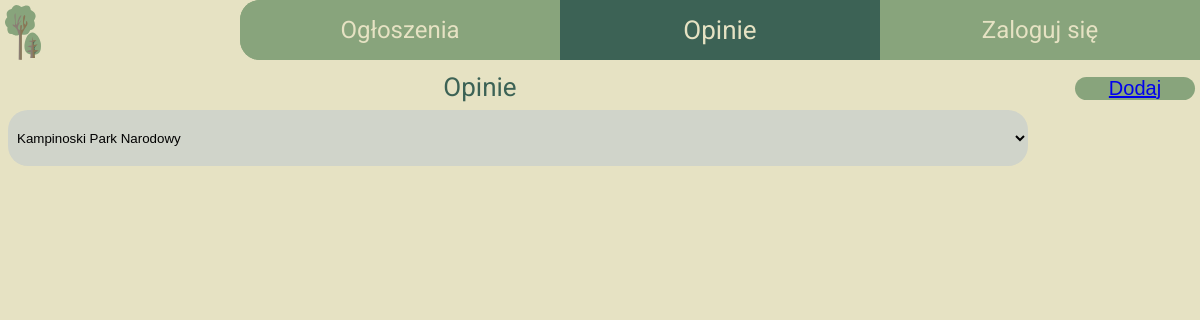
/opinie.php, run on an earlier commit of the app's database.
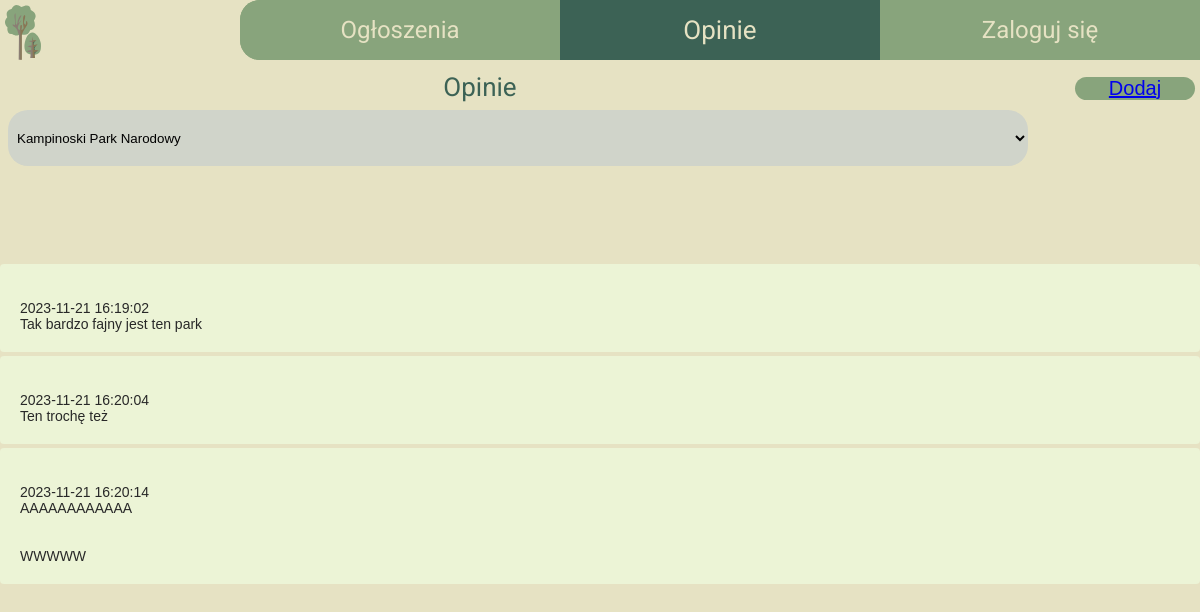
And on a later commit of the database.
### tables this page shows
CREATE TABLE `opinie` (
  `id` int(11) NOT NULL,
  `id_park` int(11) NOT NULL,
  `id_user` int(11) DEFAULT NULL,
  `opinia` text NOT NULL,
  `user` text DEFAULT NULL,
  `date` datetime NOT NULL
);

### opinie.php (the view, shortened to what this page needs)
<?php
function getOpinia($conn){
    $sql = "SELECT * FROM opinie inner join park on park.id = opinie.id_park";
    $result = $conn->query($sql);
    while($row = $result->fetch_assoc()){
      echo "<div class='opiniaa'><p>";
      echo $row['user']."<br>";
      echo $row['date']."<br>";
      echo nl2br($row['opinia']);
      echo "</p></div>";
    }
}
?>
<!DOCTYPE html>
<html lang="en">
  <head>
    <link rel="stylesheet" type="text/css" href="style.css" />
    <link rel="stylesheet" type="text/css" href="style_opinie.css" />
    <link rel="stylesheet" type="text/css" href="style_opinie_dodaj.css" />
  </head>
  <body>
    <a href="index.html"><img class="logo" src="svg/logo.svg" /></a>
    <div class="menu">
      <ul>
        <li class="ogloszenia"><a href="ogloszenia.html">Ogłoszenia</a></li>
        <li class="opinie"><a href="opinie.php">Opinie</a></li>
        <li class="logowanie"><a href="logowanie.html">Zaloguj się</a></li>
      </ul>
    </div>
    <div class="srodek">
      <div class="lewy">
        <div class="pasek_gora">
          <p>Opinie</p>
          <button class="dodaj">
            <a href="opiniee_dodaj.php">Dodaj</a>
          </button>
          <div>
           <select id="drop" name="park">
                  <?php
                        include('polaczenie.php');
                        $parki = mysqli_query($conn, "SELECT * from park");
                        while($c = mysqli_fetch_array($parki)){
                      ?>
                      <option value="<?php echo $c['id'] ?>"><?php echo $c['name']?></option>
                 <?php }?>
              </select>
          </div>
        </div>
      </div>
    </div>
<br></br>
<br></br>
<br></br>
<br></br>
<?php getOpinia($conn); ?>
  </body>
</html>

### style.css (style rules this page uses)
* { margin: 0; padding: 0; box-sizing: border-box; }
body { font-family: "Roboto", sans-serif; font-size: 24px; background-color: #e6e2c3; }
div { position: relative; text-align: center; }
div.menu { width: 100vw; height: 5vh; text-align: center; color: #e6e2c3; text-transform: none; }
div.menu ul { position: absolute; background-color: #88a47c; border-top-left-radius: 20px; border-bottom-left-radius: 20px; width: 80vw; list-style: none; right: 0%; }
div.menu li { background-color: #88a47c; line-height: 5vw; width: calc((100% / 3)); float: left; }
div.menu li:last-child { border-right: none; }
div.menu li:nth-child(1) { border-top-left-radius: 20px; border-bottom-left-radius: 20px; }
div.menu a { color: #e6e2c3; text-decoration: none; }
div.srodek { position: absolute; top: 6vw; }
div.lewy { text-align: center; width: 50vw; float: left; }
img.logo { position: absolute; height: calc(5vw - 5px); margin: 5px 0 0 5px; }

### style_opinie.css (style rules this page uses)
button.dodaj { float: right; margin: 5px; width: 10vw; font-size: 20px; background-color: #88a47c; border: #88a47c; color: #e6e2c3; border-radius: 20px; }
div.pasek_gora { width: 100vw; height: 5vw; text-align: center; }
div.pasek_gora p { font-size: 26px; color: #3c6255; text-align: center; float: left; width: 80vw; }
div.menu li.opinie { font-size: 26px; background-color: #3c6255; }
div.opiniaa { width: 100vw; padding: 20px; margin-bottom: 4px; background-color: #ECF4D6; border-radius: 4px; text-align: left; }
div.opiniaa { font-family: arial; font-size: 14px; line-height: 16px; color: #282828; font-weight: 100; }

### style_opinie_dodaj.css (style rules this page uses)
#drop, #wyszukaj, #opis { float: left; background-color: #d0d4ca; margin: 8px; padding: 5px; width: 85vw; height: 3vw; border: #d0d4ca; border-radius: 20px; }
#drop { height: 7vh; }

What changed in the data, as far as the page shows it:
added opinie: date "2023-11-21 16:19:02", opinia "Tak bardzo fajny jest ten park"
added opinie: date "2023-11-21 16:20:04", opinia "Ten trochę też"
added opinie: date "2023-11-21 16:20:14", opinia "AAAAAAAAAAAA WWWWW"
